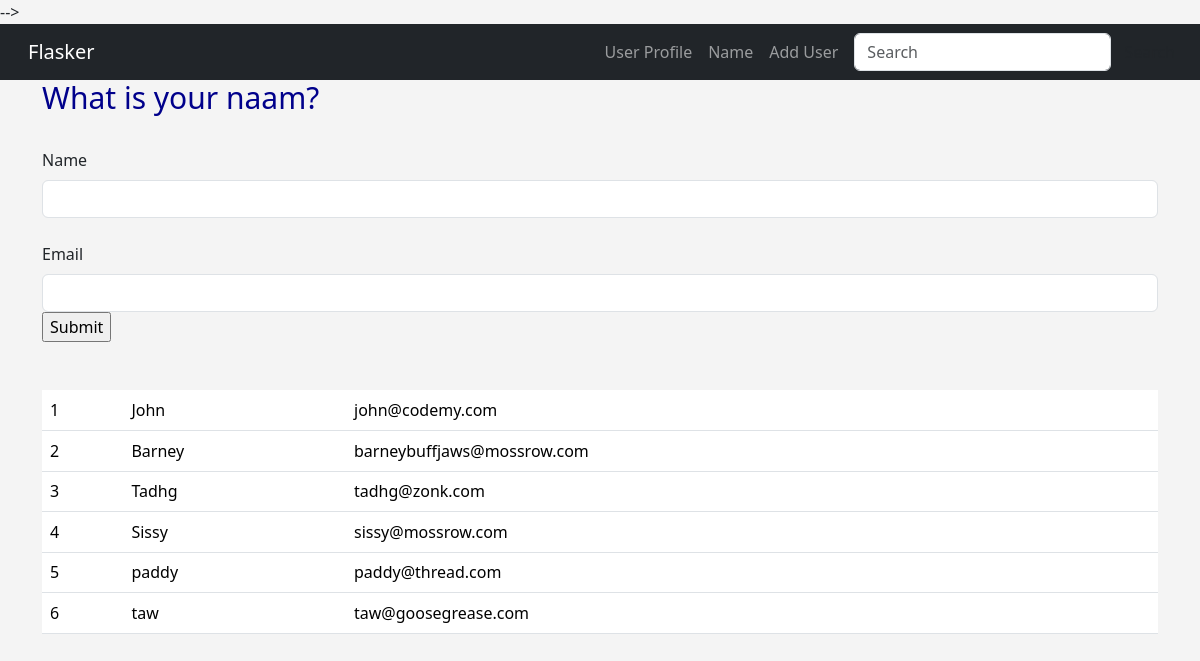
Screenshot of /user/add with the database file from the repository.
### hello.py (models this page shows, shortened)
class Users(db.Model):
    id = db.Column(db.Integer, primary_key=True)
    name =  db.Column(db.String(200), nullable=False)
    email = db.Column(db.String(120), nullable= False, unique=True)
    date_added = db.Column(db.DateTime, default=datetime.utcnow)

### hello.py (the view, shortened to what this page needs)
@app.route('/user/add', methods=['GET', 'POST'])
def add_user():
    name = None
    email = None
    form = UserForm()
    our_users = Users.query.order_by(Users.date_added)
    return render_template("add_user.html", form = form,
                                            name = name,
                                            email = email,
                                            our_users=our_users)

### hello.py
class UserForm(FlaskForm):
    name = StringField("Name", validators=[DataRequired()])
    email = StringField("Email", validators=[DataRequired()])
    submit = SubmitField("Submit")

### templates/add_user.html (shortened to what this page needs)
{% extends "base.html" %}
{% block content %}
{% if name %}
<h1>User Added</h1>
<br/>
<table class="table table-hover table-striped">
    {% for our_user in our_users %}
    <tr>
    </tr>
    <td>{{ our_user.id }}</td>
    <td>{{ our_user.name }}</td>
    <td>{{ our_user.email}} </td>
    {% endfor %}
    </table>
{% else %}
<h1>What is your naam?</h1>
<br/>
<form method="POST">
{{ form.name.label(class="form-label")}}
{{ form.name(class="form-control")}}
<br/>
{{ form.email.label(class="form-label")}}
{{ form.email(class="form-control")}}
{{ form.submit(class="btn-btn-secondary") }}
</form>
<br/>
<br/>
<table class="table table-hover table-striped">
{% for our_user in our_users %}
<td>{{ our_user.id }}</td>
<td>{{ our_user.name }}</td>
<td>{{ our_user.email}} </td>
{% endfor %}
</table>
{% endif %}
 {% endblock %}

### templates/base.html (shortened to what this page needs)
<!doctype html>
<html lang="ar" dir="ltr">
  <head>
    <link rel="stylesheet" href="https://cdn.jsdelivr.net/npm/bootstrap@5.3.3/dist/css/bootstrap.rtl.min.css"> -->
    <link href="{{ url_for( 'static', filename='css/style.css') }}" rel="stylesheet">
  </head>
  <body>
    {% include 'navbar.html' %}
    <div class="container">
        {% block content %}
        {% endblock %}
    </div>
  </body>
</html>

### templates/navbar.html (shortened to what this page needs)
<nav class="navbar navbar-expand-lg navbar-dark bg-dark">
    <div class="container-fluid">
      <a class="navbar-brand" href="{{ url_for('index') }}">Flasker</a>
      <div class="collapse navbar-collapse" id="navbarSupportedContent">
        <ul class="navbar-nav me-auto mb-2 mb-lg-0">
          <li class="nav-item">
            <a class="nav-link" href="{{ url_for('user', name='John')}}">User Profile</a>
          </li>
          <li class="nav-item">
            <a class="nav-link" href="{{ url_for('name')}}">Name</a>
          </li>
        <li class="nav-item">
            <a class="nav-link" href="{{ url_for('add_user')}}">Add User</a>
          </li>
        </ul>
        <form class="d-flex" role="search">
          <input class="form-control me-2" type="search" placeholder="Search" aria-label="Search">
          <button class="btn btn-outline-secodary" type="submit">Search</button>
        </form>
      </div>
    </div>
  </nav>

### static/css/style.css (style rules this page uses)
h1 { color: darkblue; font-size: 30px; }
body { background: #f4f4f4; }

### rows the page displays
Users: id "1", name "John", email "john@codemy.com"
Users: id "2", name "Barney", email "barneybuffjaws@mossrow.com"
Users: id "3", name "Tadhg", email "tadhg@zonk.com"
Users: id "4", name "Sissy", email "sissy@mossrow.com"
Users: id "5", name "paddy", email "paddy@thread.com"
Users: id "6", name "taw", email "taw@goosegrease.com"
